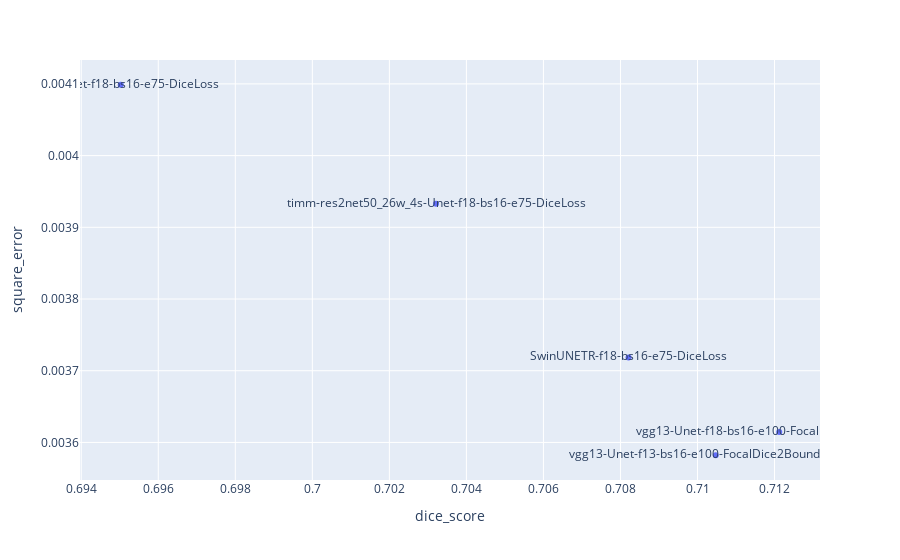

Notebook source saved alongside this figure:
### Code cell
# Create a scatterplot with plotly express
import plotly.express as px
fig = px.scatter(df, x="dice_score", y="square_error", text="name")
fig.show()

### Figure 1 — Plotly figure (JSON) as saved in the notebook; plotly's stock layout.template omitted (floating-point values rounded to 4 significant figures)
{"data": [{"hovertemplate": "dice_score=%{x}<br>square_error=%{y}<br>name=%{text}<extra></extra>", "legendgroup": "", "marker": {"color": "#636efa", "symbol": "circle"}, "mode": "markers+text", "name": "", "orientation": "v", "showlegend": false, "text": ["vgg13-Unet-f18-bs16-e100-FocalDiceBoundaryLoss", "vgg13-Unet-f13-bs16-e100-FocalDice2BoundaryLoss", "SwinUNETR-f18-bs16-e75-DiceLoss", "timm-res2net50_26w_4s-Unet-f18-bs16-e75-DiceLoss", "vgg13-Unet-f18-bs16-e75-DiceLoss"], "type": "scatter", "x": [0.7121, 0.7105, 0.7082, 0.7032, 0.695], "xaxis": "x", "y": [0.003614, 0.003582, 0.003719, 0.003933, 0.004099], "yaxis": "y"}], "layout": {"legend": {"tracegroupgap": 0}, "margin": {"t": 60}, "xaxis": {"anchor": "y", "domain": [0, 1], "title": {"text": "dice_score"}}, "yaxis": {"anchor": "x", "domain": [0, 1], "title": {"text": "square_error"}}}}
